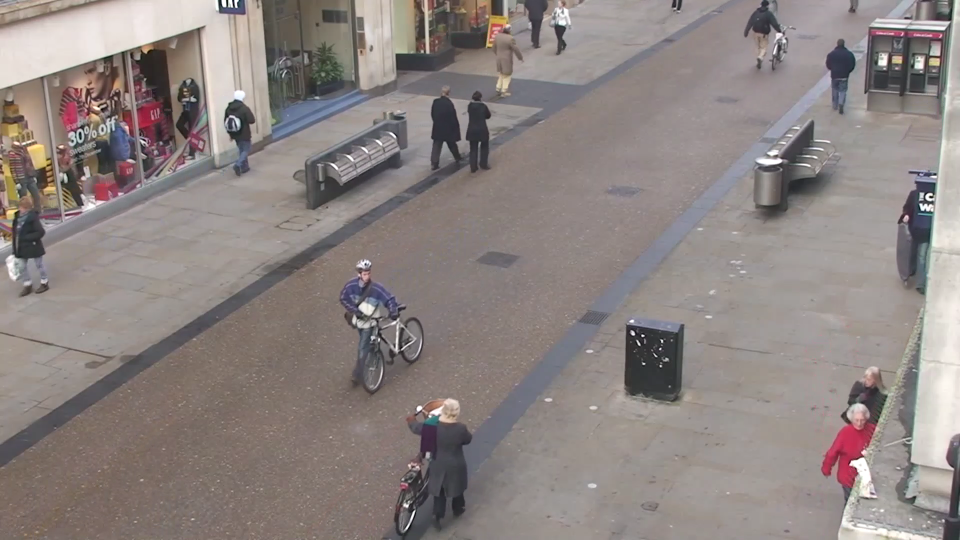
#> input picture street.png, 1920 x 1080 px, found by its file name (shown at 1/2 size)
$ jupyter execute location_test.ipynb
#> lines starting #> are read from the running program, lines starting #| are printed output that depends on the picture
[cell 1]
from google.colab import drive
drive.mount('/content/gdrive')

[cell 2]
import cv2
from google.colab.patches import cv2_imshow

img = cv2.imread("/content/gdrive/MyDrive/Person_Counting/street.png")
#> img is the input picture: shape (1080, 1920, 3); mean B, G, R 129.5, 132, 140.9

cv2.putText(img, 'In front of shop : 3', (150, 640), cv2.FONT_HERSHEY_SIMPLEX, 2, (0, 255, 255), 3)
cv2.putText(img, 'Person being tracked : 16', (150, 740), cv2.FONT_HERSHEY_SIMPLEX, 2, (0, 255, 0), 3)

img = cv2.line(img, (0, 503), (658, 503), (0, 255, 255), thickness=2)
img = cv2.line(img, (428, 333), (927, 333), (0, 255, 255), thickness=2)
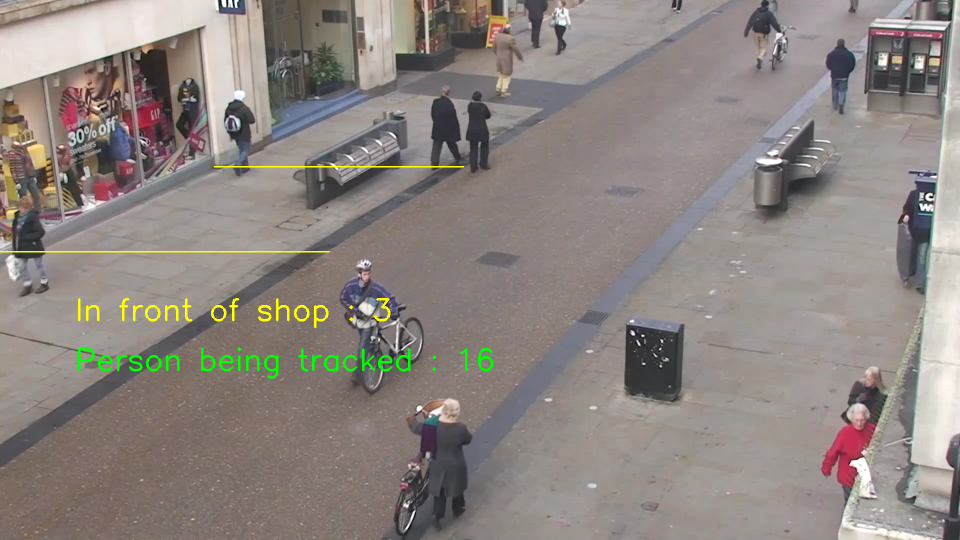
#> img: shape (1080, 1920, 3) (shown at 1/2 size); mean B, G, R 128.5, 133.1, 140.9

height, width = img.shape[:2]
#> height = 1080; width = 1920
# 이미지 크기를 비율에 맞게 재조정 합니다.
ratio = 1280.0 / width
#> ratio = 0.667
dimension = (1280, int(height * ratio))
#> dimension = (1280, 720)
resized = cv2.resize(img, dimension, interpolation = cv2.INTER_AREA)
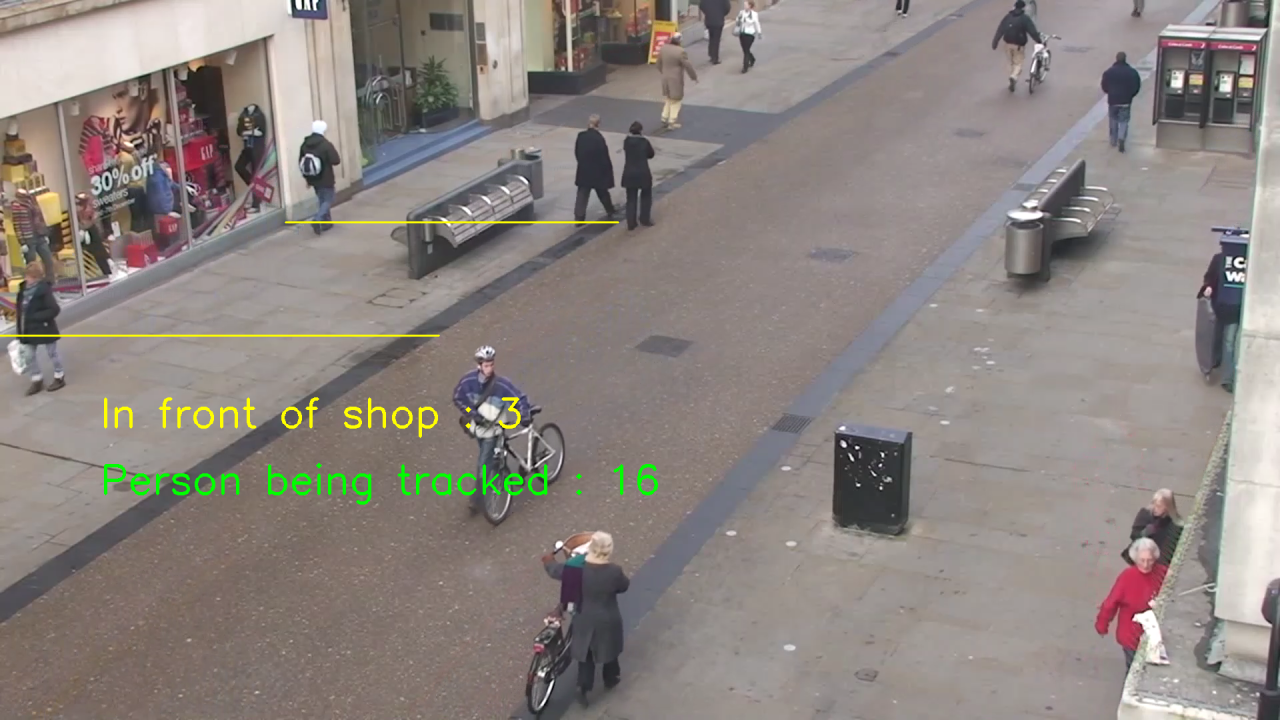
#> resized: shape (720, 1280, 3); mean B, G, R 128.5, 133.1, 140.9
cv2_imshow(resized)
